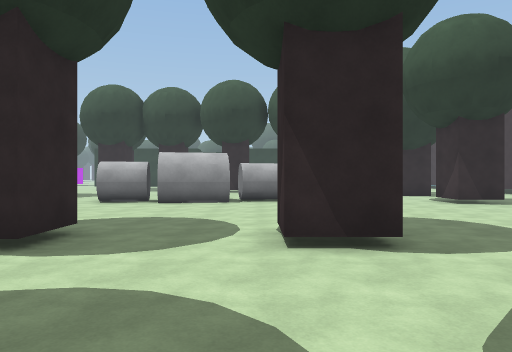
View 1 (above)

24 first-person views from a walk through a scene from a Unity 3-D project. The camera is 1.5 m above the floor, looks level and sees 70° across. The floor is counted in squares, 1.8 m on a side. Each view is taken from the middle of a square. On the plan, view 1 faces up. The plan holds only what a view shows up to about 12 squares ahead; the rest is blank. The place goes on beyond the plan. The player character is not drawn.

View 2
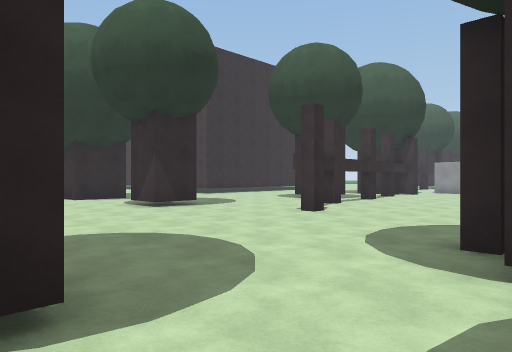

View 3
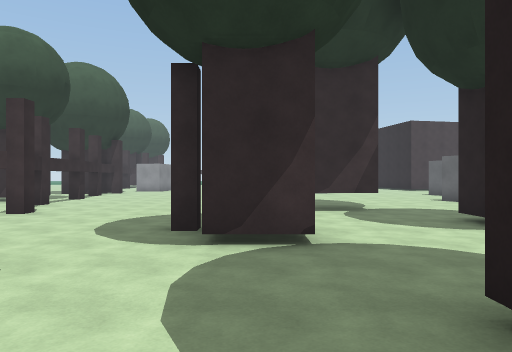

View 4
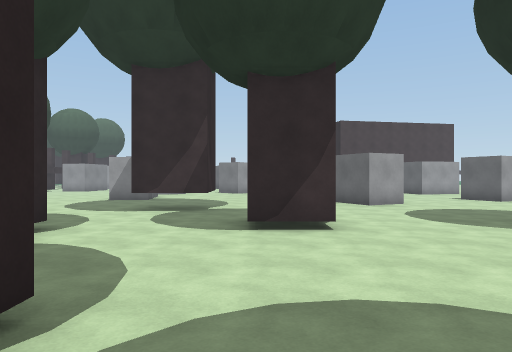

View 5
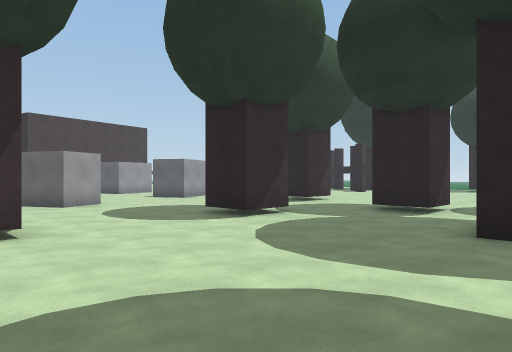

View 6
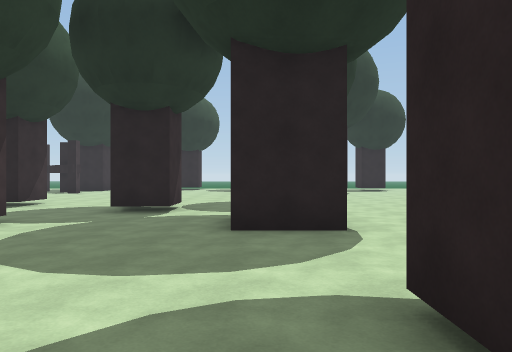

View 7
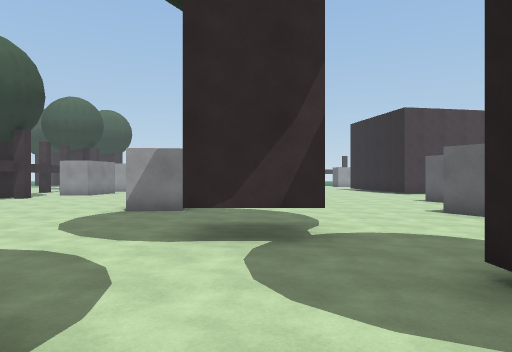

View 8
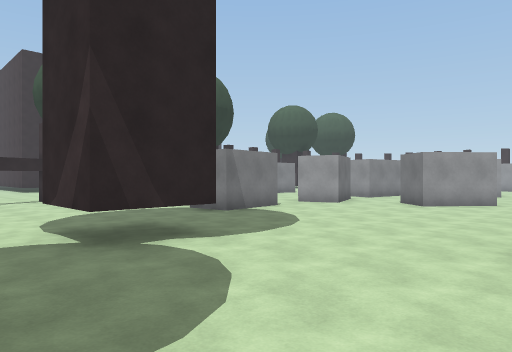

View 9
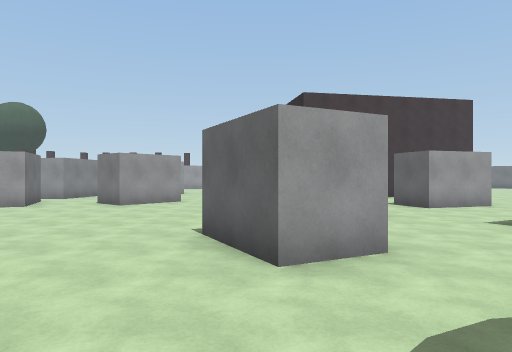

View 10
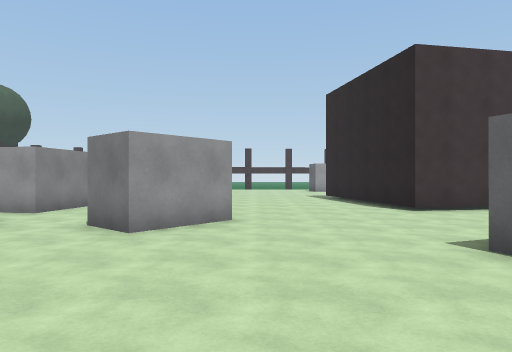

View 11
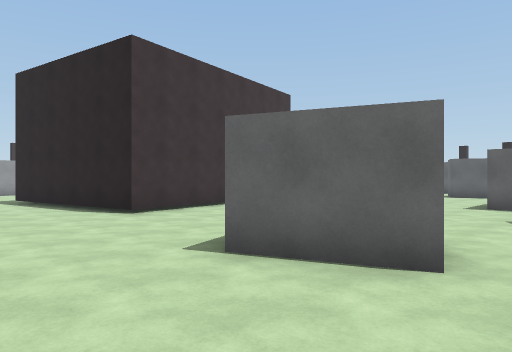

View 12
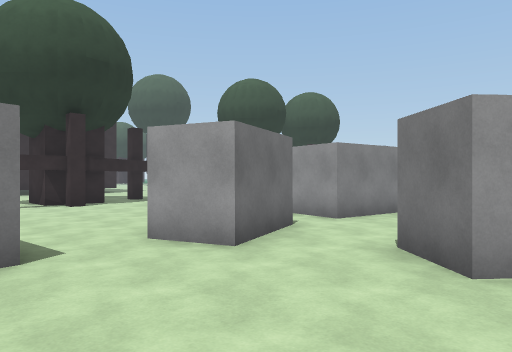

View 13
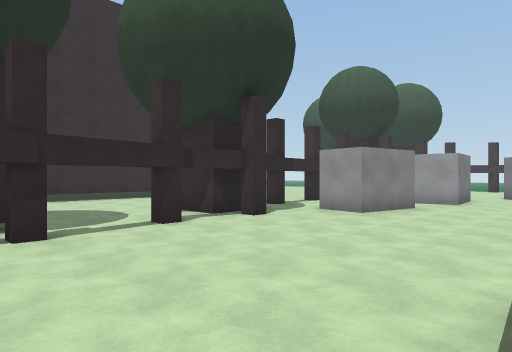

View 14
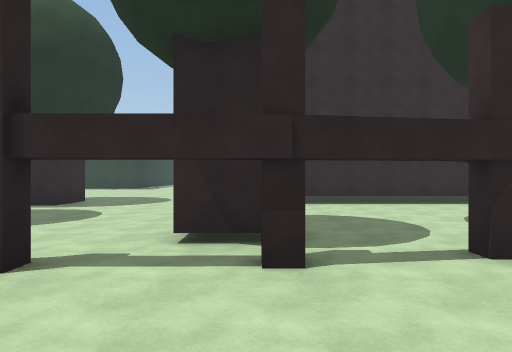

View 15
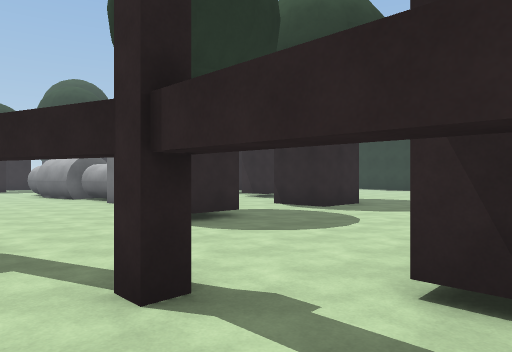

View 16
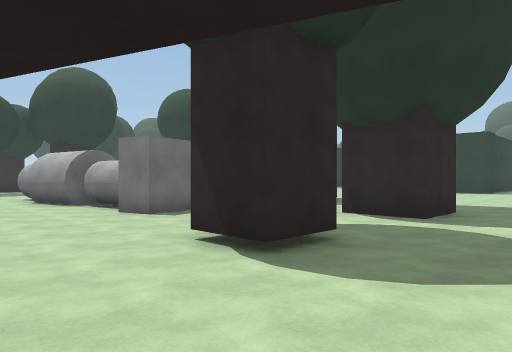

View 17
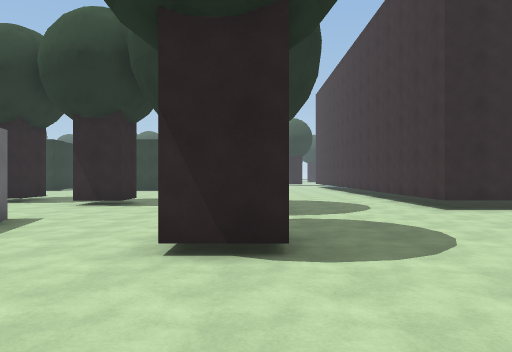

View 18
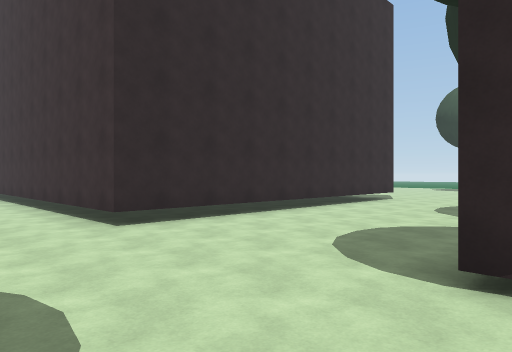

View 19
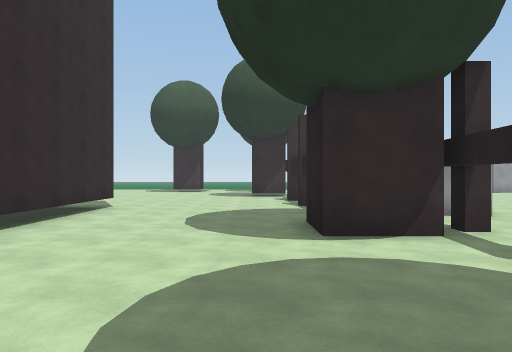

View 20
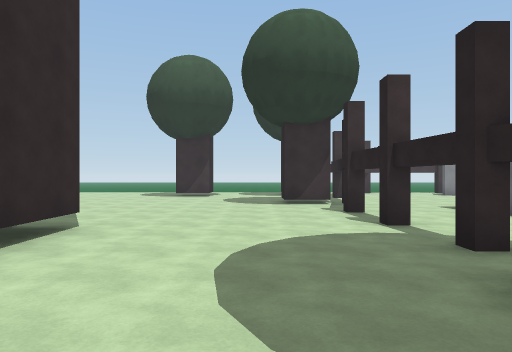

View 21
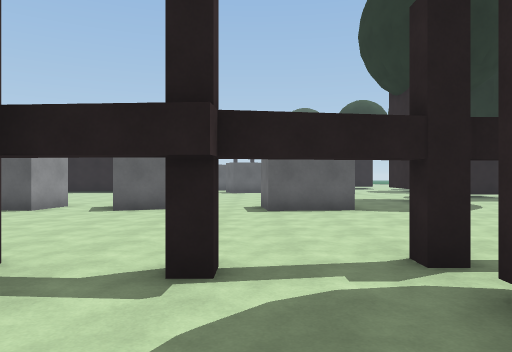

View 22
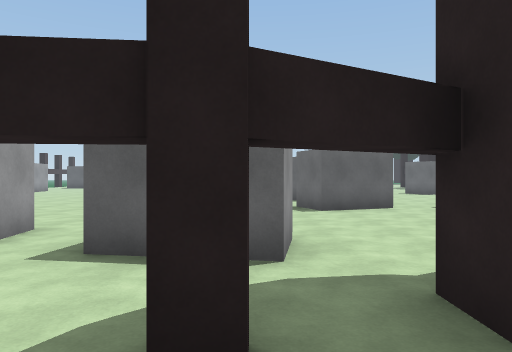

View 23
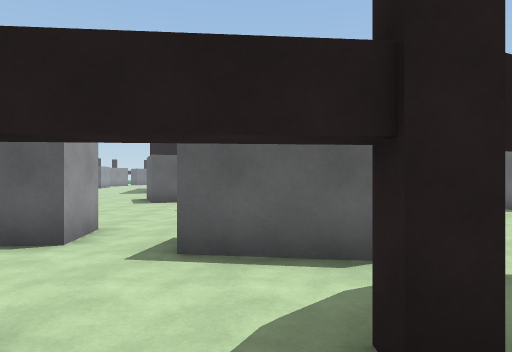

View 24
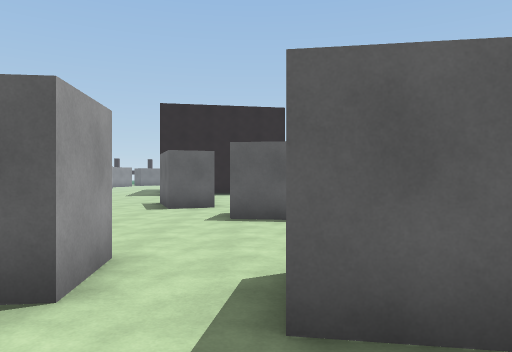

### Floor plan
Points are (right, up) in squares from view 1. A wall is a line through its corners. A room is listed if a view was taken in it or the views show most of it. See-through windows are left out.
Room 1 (views 1, 4, 5, 6, 7, 8, 9, 10, 11, 12)
walls: (11, -6.5) (10.3, -5.2) (12.3, -4.2); (10.4, -0.9) (8.6, -0.9) (8.6, 1); (14, -6.4) (16.2, -5.6); (10.3, 0.9) (10.3, 0); (6.1, -1.9) (7, -1.9); (5.6, -3.2) (5.6, -1.9); (14.9, 2) (12.7, 1.7); (5.4, -8.6) (5.4, -7.2) (6.9, -7.2); (19, -2.6) (17.3, -1.2) (18.2, -0.2); (2.2, -0.7) (1.8, -0.7); (17.1, -11.6) (16.4, -9.5) (17.8, -9.1); (7.4, -13.2) (7.4, -11.8); (18.9, 2) (16.9, 1.2); (3, -10.4) (4.4, -10.4); (0.1, -3.2) (0.1, -4.4); (21.3, -10) (20.7, -6.8) (24.5, -6); (-0.5, -7.6) (1.5, -7.6); (22.2, 1.6) (20.2, 1.9); (23, 0.3) (24.2, 0.7)
ways out: opening at (-0.5, 0) to room 2; opening at (7.5, 0.7) to room 2; opening at (16, 1) to room 2; opening at (23.5, 2.5) to room 2; gap at (19.5, 2) to room 2; opening at (3.1, -8.3); opening at (17.5, -11)
Room 2 (views 2, 3, 13, 14, 15, 16, 17, 18, 19, 20, 21, 22, 23, 24)
walls: (10.8, 8.6) (10.8, 8.1) (10.4, 8.1); (7.3, 12.2) (7.3, 10.8) (6, 10.8) (6, 12.2); (8.5, 7.1) (8, 7.1) (8, 7.5); (12, 10.1) (12, 10.9); (13.2, 9.5) (11.9, 9.5); (15.8, 8.6) (15.3, 8.6) (15.3, 9) (15.8, 9); (7.3, 17.1) (7.3, 15.3) (5.4, 15.3); (2.3, 13.9) (2.8, 12) (1.7, 11.7); (5.6, 2.9) (5.6, 3.4); (12.7, 1.7) (12.6, 3.1) (14.7, 3.3) (14.9, 2); (1.8, 4.2) (0.3, 4.2) (0.3, 5.4); (18.7, 10.2) (18.7, 9.5) (17.1, 9.5) (17.1, 11.1) (18.6, 11.1); (4.4, 1.2) (4.4, 2.8); (-1, 12.2) (-0.8, 11.4) (-3, 11); (3.2, 18.8) (3.2, 17.3) (1.8, 17.3); (20, 10.2) (20, 10.6) (20.4, 10.6) (20.4, 10.2) (20, 10.2); (16.9, 1.2) (16.4, 2.5) (18.4, 3.2) (18.9, 2); (-2.6, 5.5) (-2.6, 4); (-0.4, 19) (-0.4, 18.5) (-0.9, 18.5); (21.7, 6.8) (19.5, 7.1) (19.7, 8.4) (21.9, 8.1); (22.2, 10.4) (22.2, 10.8) (22.6, 10.8); (20.2, 1.9) (20.4, 3.2) (22.5, 2.9); (22, 15.9) (11.6, 15.9) (11.6, 19.5); (24.5, 6.4) (23.5, 6.3) (23.3, 7.6) (24.1, 7.7)
ways out: opening at (-0.5, 0) to room 1; opening at (7.5, 0.7) to room 1; opening at (16, 1) to room 1; opening at (23.5, 2.5) to room 1; gap at (19.5, 2) to room 1
objects: grey cylinder (-4, 11) to (-4, 12); grey cylinder (0, 12) to (1, 13)

Where each view was taken, in squares from view 1:
view 1: 0 up, 0 right, facing up
view 2: 2 up, 1 right, facing up-right
view 3: 2 up, 0 right, facing right
view 4: 2 down, 0 right, facing right
view 5: 2 down, 0 right, facing down-right
view 6: 2 down, 1 right, facing down
view 7: 0 up, 4 right, facing right
view 8: 5 down, 7 right, facing up-right
view 9: 5 down, 7 right, facing right
view 10: 3 down, 12 right, facing right
view 11: 3 down, 13 right, facing down-right
view 12: 2 down, 14 right, facing up-right
view 13: 3 up, 12 right, facing up-right
view 14: 5 up, 13 right, facing up
view 15: 7 up, 13 right, facing up-left
view 16: 8 up, 10 right, facing up-left
view 17: 7 up, 7 right, facing up
view 18: 10 up, 9 right, facing up-right
view 19: 12 up, 12 right, facing right
view 20: 13 up, 16 right, facing right
view 21: 12 up, 15 right, facing down
view 22: 12 up, 20 right, facing down
view 23: 12 up, 21 right, facing down
view 24: 10 up, 22 right, facing down
